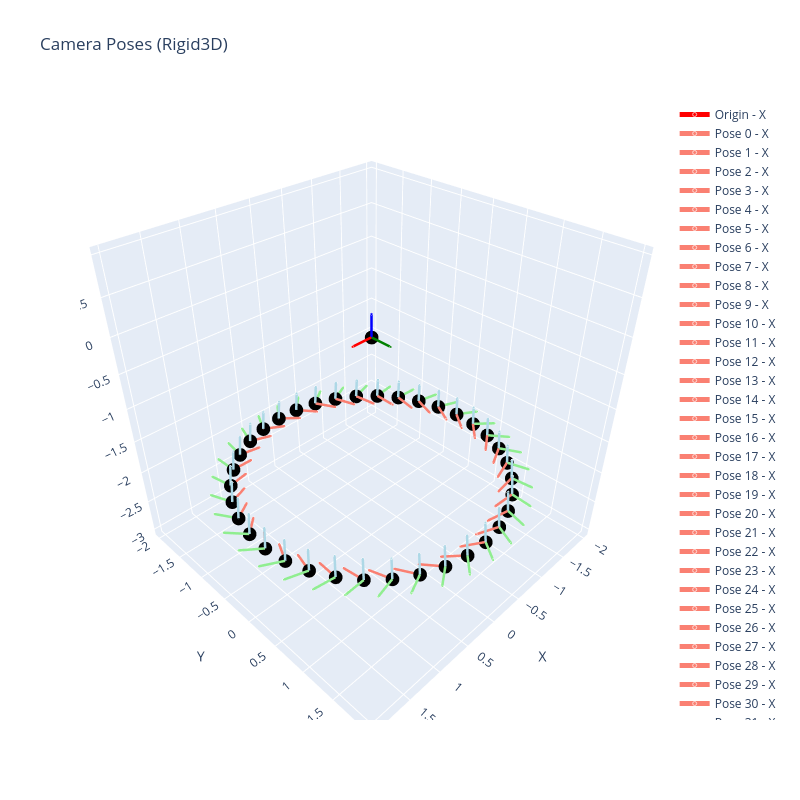

This figure's notebook cell:
### Code cell
# plot to see
fig = plot_rigid3d_poses(many_rotations_around_z_axis, show_origin=True, axis_length=0.3)
fig.show()
